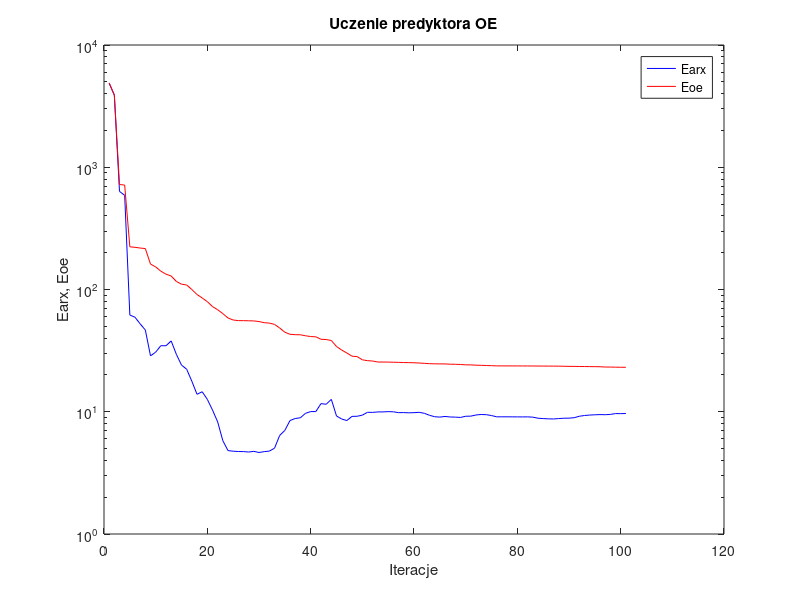
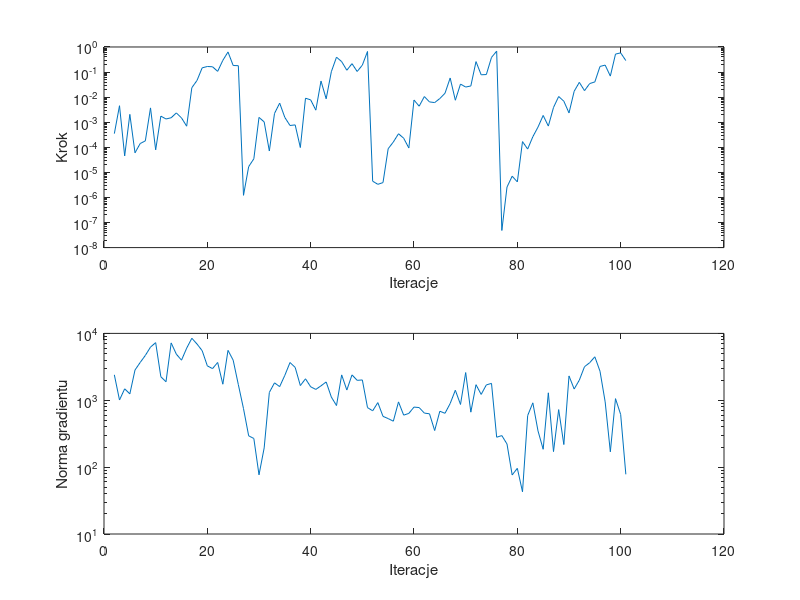

MATLAB code to generate these figures, in order:
%uczenie predyktora oe
clear all;
n=0; farx(n+1)=4.874185e+003; foe(n+1)=4.893076e+003; wspucz(n+1)=0.000000e+000; ng(n+1)=0.000000e+000;
%odnowa zmiennej metryki
n=1; farx(n+1)=3.886867e+003; foe(n+1)=3.894868e+003; krok(n+1)=3.505202e-004; ng(n+1)=2.400890e+003;
n=2; farx(n+1)=6.344322e+002; foe(n+1)=7.218840e+002; krok(n+1)=4.546520e-003; ng(n+1)=1.008688e+003;
n=3; farx(n+1)=5.895591e+002; foe(n+1)=7.153517e+002; krok(n+1)=4.532526e-005; ng(n+1)=1.482625e+003;
n=4; farx(n+1)=6.183981e+001; foe(n+1)=2.234703e+002; krok(n+1)=2.055256e-003; ng(n+1)=1.245766e+003;
n=5; farx(n+1)=5.929928e+001; foe(n+1)=2.213875e+002; krok(n+1)=6.024230e-005; ng(n+1)=2.833719e+003;
n=6; farx(n+1)=5.234689e+001; foe(n+1)=2.183452e+002; krok(n+1)=1.409239e-004; ng(n+1)=3.672062e+003;
n=7; farx(n+1)=4.663621e+001; foe(n+1)=2.162132e+002; krok(n+1)=1.802468e-004; ng(n+1)=4.683532e+003;
n=8; farx(n+1)=2.864190e+001; foe(n+1)=1.613773e+002; krok(n+1)=3.722051e-003; ng(n+1)=6.237835e+003;
n=9; farx(n+1)=3.073124e+001; foe(n+1)=1.530782e+002; krok(n+1)=7.910691e-005; ng(n+1)=7.272770e+003;
n=10; farx(n+1)=3.470051e+001; foe(n+1)=1.412196e+002; krok(n+1)=1.749592e-003; ng(n+1)=2.247425e+003;
n=11; farx(n+1)=3.466722e+001; foe(n+1)=1.334331e+002; krok(n+1)=1.345435e-003; ng(n+1)=1.891541e+003;
n=12; farx(n+1)=3.795733e+001; foe(n+1)=1.290237e+002; krok(n+1)=1.506590e-003; ng(n+1)=7.203997e+003;
n=13; farx(n+1)=2.952878e+001; foe(n+1)=1.164756e+002; krok(n+1)=2.344633e-003; ng(n+1)=4.890965e+003;
n=14; farx(n+1)=2.409672e+001; foe(n+1)=1.105598e+002; krok(n+1)=1.486749e-003; ng(n+1)=3.975760e+003;
n=15; farx(n+1)=2.227378e+001; foe(n+1)=1.088699e+002; krok(n+1)=6.946998e-004; ng(n+1)=6.013243e+003;
n=16; farx(n+1)=1.776869e+001; foe(n+1)=9.996440e+001; krok(n+1)=2.384691e-002; ng(n+1)=8.455618e+003;
n=17; farx(n+1)=1.389278e+001; foe(n+1)=9.101625e+001; krok(n+1)=4.614317e-002; ng(n+1)=6.938715e+003;
n=18; farx(n+1)=1.457612e+001; foe(n+1)=8.531722e+001; krok(n+1)=1.474115e-001; ng(n+1)=5.514935e+003;
n=19; farx(n+1)=1.263094e+001; foe(n+1)=7.949336e+001; krok(n+1)=1.666377e-001; ng(n+1)=3.269335e+003;
n=20; farx(n+1)=1.032710e+001; foe(n+1)=7.253794e+001; krok(n+1)=1.627922e-001; ng(n+1)=2.973695e+003;
n=21; farx(n+1)=8.260379e+000; foe(n+1)=6.831122e+001; krok(n+1)=1.067078e-001; ng(n+1)=3.674988e+003;
n=22; farx(n+1)=5.798759e+000; foe(n+1)=6.349711e+001; krok(n+1)=2.928871e-001; ng(n+1)=1.737902e+003;
n=23; farx(n+1)=4.811456e+000; foe(n+1)=5.843820e+001; krok(n+1)=6.321212e-001; ng(n+1)=5.574509e+003;
n=24; farx(n+1)=4.757166e+000; foe(n+1)=5.631019e+001; krok(n+1)=1.827549e-001; ng(n+1)=3.977084e+003;
n=25; farx(n+1)=4.728722e+000; foe(n+1)=5.565138e+001; krok(n+1)=1.794664e-001; ng(n+1)=1.712873e+003;
%odnowa zmiennej metryki
n=26; farx(n+1)=4.722309e+000; foe(n+1)=5.560988e+001; krok(n+1)=1.215283e-006; ng(n+1)=7.494469e+002;
n=27; farx(n+1)=4.684534e+000; foe(n+1)=5.549983e+001; krok(n+1)=1.693774e-005; ng(n+1)=2.937448e+002;
n=28; farx(n+1)=4.742462e+000; foe(n+1)=5.531840e+001; krok(n+1)=3.476335e-005; ng(n+1)=2.683246e+002;
n=29; farx(n+1)=4.642651e+000; foe(n+1)=5.469185e+001; krok(n+1)=1.554197e-003; ng(n+1)=7.670948e+001;
n=30; farx(n+1)=4.716938e+000; foe(n+1)=5.353935e+001; krok(n+1)=1.029641e-003; ng(n+1)=1.939187e+002;
n=31; farx(n+1)=4.766150e+000; foe(n+1)=5.311157e+001; krok(n+1)=7.110078e-005; ng(n+1)=1.309025e+003;
n=32; farx(n+1)=5.029897e+000; foe(n+1)=5.183824e+001; krok(n+1)=2.232322e-003; ng(n+1)=1.821194e+003;
n=33; farx(n+1)=6.400089e+000; foe(n+1)=4.843699e+001; krok(n+1)=5.770731e-003; ng(n+1)=1.600053e+003;
n=34; farx(n+1)=7.033911e+000; foe(n+1)=4.473803e+001; krok(n+1)=1.548346e-003; ng(n+1)=2.360055e+003;
n=35; farx(n+1)=8.474301e+000; foe(n+1)=4.301469e+001; krok(n+1)=7.394073e-004; ng(n+1)=3.667809e+003;
n=36; farx(n+1)=8.804858e+000; foe(n+1)=4.269673e+001; krok(n+1)=7.819157e-004; ng(n+1)=3.101355e+003;
n=37; farx(n+1)=8.928109e+000; foe(n+1)=4.262457e+001; krok(n+1)=9.773247e-005; ng(n+1)=1.658434e+003;
n=38; farx(n+1)=9.710656e+000; foe(n+1)=4.185049e+001; krok(n+1)=9.069100e-003; ng(n+1)=2.094574e+003;
n=39; farx(n+1)=1.003272e+001; foe(n+1)=4.121309e+001; krok(n+1)=7.777754e-003; ng(n+1)=1.589302e+003;
n=40; farx(n+1)=1.003522e+001; foe(n+1)=4.102112e+001; krok(n+1)=3.026819e-003; ng(n+1)=1.453089e+003;
n=41; farx(n+1)=1.166127e+001; foe(n+1)=3.915124e+001; krok(n+1)=4.388300e-002; ng(n+1)=1.644318e+003;
n=42; farx(n+1)=1.151171e+001; foe(n+1)=3.897205e+001; krok(n+1)=8.580693e-003; ng(n+1)=1.878680e+003;
n=43; farx(n+1)=1.262714e+001; foe(n+1)=3.825830e+001; krok(n+1)=1.032026e-001; ng(n+1)=1.117000e+003;
n=44; farx(n+1)=9.234028e+000; foe(n+1)=3.419248e+001; krok(n+1)=3.923690e-001; ng(n+1)=8.339942e+002;
n=45; farx(n+1)=8.726777e+000; foe(n+1)=3.197390e+001; krok(n+1)=2.606847e-001; ng(n+1)=2.395123e+003;
n=46; farx(n+1)=8.471686e+000; foe(n+1)=3.024381e+001; krok(n+1)=1.181740e-001; ng(n+1)=1.422159e+003;
n=47; farx(n+1)=9.166658e+000; foe(n+1)=2.848474e+001; krok(n+1)=2.164743e-001; ng(n+1)=2.396300e+003;
n=48; farx(n+1)=9.183448e+000; foe(n+1)=2.826145e+001; krok(n+1)=1.053314e-001; ng(n+1)=1.985459e+003;
n=49; farx(n+1)=9.379878e+000; foe(n+1)=2.660527e+001; krok(n+1)=1.886278e-001; ng(n+1)=2.012988e+003;
n=50; farx(n+1)=9.898815e+000; foe(n+1)=2.617592e+001; krok(n+1)=6.622313e-001; ng(n+1)=7.765220e+002;
%odnowa zmiennej metryki
n=51; farx(n+1)=9.880183e+000; foe(n+1)=2.599627e+001; krok(n+1)=4.443799e-006; ng(n+1)=6.958954e+002;
n=52; farx(n+1)=9.966548e+000; foe(n+1)=2.551753e+001; krok(n+1)=3.336007e-006; ng(n+1)=9.225633e+002;
n=53; farx(n+1)=9.972213e+000; foe(n+1)=2.550757e+001; krok(n+1)=3.907906e-006; ng(n+1)=5.743806e+002;
n=54; farx(n+1)=1.002383e+001; foe(n+1)=2.548187e+001; krok(n+1)=8.763006e-005; ng(n+1)=5.321647e+002;
n=55; farx(n+1)=9.992227e+000; foe(n+1)=2.541144e+001; krok(n+1)=1.624345e-004; ng(n+1)=4.865763e+002;
n=56; farx(n+1)=9.835118e+000; foe(n+1)=2.535574e+001; krok(n+1)=3.467612e-004; ng(n+1)=9.453077e+002;
n=57; farx(n+1)=9.844618e+000; foe(n+1)=2.526002e+001; krok(n+1)=2.302017e-004; ng(n+1)=5.992946e+002;
n=58; farx(n+1)=9.799699e+000; foe(n+1)=2.522746e+001; krok(n+1)=9.374630e-005; ng(n+1)=6.358835e+002;
n=59; farx(n+1)=9.831214e+000; foe(n+1)=2.515144e+001; krok(n+1)=7.662549e-003; ng(n+1)=7.905401e+002;
n=60; farx(n+1)=9.893349e+000; foe(n+1)=2.505209e+001; krok(n+1)=4.352613e-003; ng(n+1)=7.775549e+002;
n=61; farx(n+1)=9.711660e+000; foe(n+1)=2.488928e+001; krok(n+1)=1.053841e-002; ng(n+1)=6.431602e+002;
n=62; farx(n+1)=9.356441e+000; foe(n+1)=2.472796e+001; krok(n+1)=6.450159e-003; ng(n+1)=6.273903e+002;
n=63; farx(n+1)=9.106108e+000; foe(n+1)=2.465851e+001; krok(n+1)=6.065270e-003; ng(n+1)=3.523927e+002;
n=64; farx(n+1)=9.041520e+000; foe(n+1)=2.463283e+001; krok(n+1)=8.806488e-003; ng(n+1)=6.854384e+002;
n=65; farx(n+1)=9.151752e+000; foe(n+1)=2.461505e+001; krok(n+1)=1.429000e-002; ng(n+1)=6.384476e+002;
n=66; farx(n+1)=9.062415e+000; foe(n+1)=2.449015e+001; krok(n+1)=5.801457e-002; ng(n+1)=8.945195e+002;
n=67; farx(n+1)=9.036820e+000; foe(n+1)=2.444878e+001; krok(n+1)=7.527268e-003; ng(n+1)=1.412700e+003;
n=68; farx(n+1)=8.982985e+000; foe(n+1)=2.435546e+001; krok(n+1)=3.320390e-002; ng(n+1)=8.655109e+002;
n=69; farx(n+1)=9.188464e+000; foe(n+1)=2.419662e+001; krok(n+1)=2.525939e-002; ng(n+1)=2.596156e+003;
n=70; farx(n+1)=9.206719e+000; foe(n+1)=2.418482e+001; krok(n+1)=2.788265e-002; ng(n+1)=6.638951e+002;
n=71; farx(n+1)=9.411934e+000; foe(n+1)=2.404077e+001; krok(n+1)=2.611580e-001; ng(n+1)=1.709712e+003;
n=72; farx(n+1)=9.498137e+000; foe(n+1)=2.397942e+001; krok(n+1)=7.786028e-002; ng(n+1)=1.222820e+003;
n=73; farx(n+1)=9.462977e+000; foe(n+1)=2.389622e+001; krok(n+1)=7.959957e-002; ng(n+1)=1.697392e+003;
n=74; farx(n+1)=9.309294e+000; foe(n+1)=2.381960e+001; krok(n+1)=3.839848e-001; ng(n+1)=1.787845e+003;
n=75; farx(n+1)=9.090594e+000; foe(n+1)=2.372361e+001; krok(n+1)=6.809733e-001; ng(n+1)=2.801191e+002;
%odnowa zmiennej metryki
n=76; farx(n+1)=9.090972e+000; foe(n+1)=2.372323e+001; krok(n+1)=4.816024e-008; ng(n+1)=2.962926e+002;
n=77; farx(n+1)=9.090420e+000; foe(n+1)=2.371330e+001; krok(n+1)=2.597363e-006; ng(n+1)=2.216406e+002;
n=78; farx(n+1)=9.084585e+000; foe(n+1)=2.371021e+001; krok(n+1)=7.026980e-006; ng(n+1)=7.639085e+001;
n=79; farx(n+1)=9.078988e+000; foe(n+1)=2.370718e+001; krok(n+1)=4.167023e-006; ng(n+1)=9.597223e+001;
n=80; farx(n+1)=9.073748e+000; foe(n+1)=2.369081e+001; krok(n+1)=1.684609e-004; ng(n+1)=4.278209e+001;
n=81; farx(n+1)=9.084271e+000; foe(n+1)=2.368483e+001; krok(n+1)=8.489916e-005; ng(n+1)=5.909666e+002;
n=82; farx(n+1)=9.033754e+000; foe(n+1)=2.368036e+001; krok(n+1)=2.638590e-004; ng(n+1)=9.154111e+002;
n=83; farx(n+1)=8.852290e+000; foe(n+1)=2.365256e+001; krok(n+1)=6.399708e-004; ng(n+1)=3.481686e+002;
n=84; farx(n+1)=8.793377e+000; foe(n+1)=2.364317e+001; krok(n+1)=1.860699e-003; ng(n+1)=1.849395e+002;
n=85; farx(n+1)=8.751319e+000; foe(n+1)=2.363540e+001; krok(n+1)=7.010405e-004; ng(n+1)=1.292305e+003;
n=86; farx(n+1)=8.729420e+000; foe(n+1)=2.362192e+001; krok(n+1)=3.868579e-003; ng(n+1)=1.706933e+002;
n=87; farx(n+1)=8.795053e+000; foe(n+1)=2.360451e+001; krok(n+1)=1.058808e-002; ng(n+1)=7.247421e+002;
n=88; farx(n+1)=8.851578e+000; foe(n+1)=2.355995e+001; krok(n+1)=6.884472e-003; ng(n+1)=2.177028e+002;
n=89; farx(n+1)=8.865485e+000; foe(n+1)=2.350934e+001; krok(n+1)=2.343845e-003; ng(n+1)=2.311511e+003;
n=90; farx(n+1)=8.938558e+000; foe(n+1)=2.349676e+001; krok(n+1)=1.716139e-002; ng(n+1)=1.473086e+003;
n=91; farx(n+1)=9.189523e+000; foe(n+1)=2.345959e+001; krok(n+1)=3.882853e-002; ng(n+1)=2.002691e+003;
n=92; farx(n+1)=9.315707e+000; foe(n+1)=2.343889e+001; krok(n+1)=1.815807e-002; ng(n+1)=3.176478e+003;
n=93; farx(n+1)=9.396543e+000; foe(n+1)=2.340348e+001; krok(n+1)=3.467713e-002; ng(n+1)=3.643360e+003;
n=94; farx(n+1)=9.444451e+000; foe(n+1)=2.337371e+001; krok(n+1)=4.048730e-002; ng(n+1)=4.466914e+003;
n=95; farx(n+1)=9.479878e+000; foe(n+1)=2.335244e+001; krok(n+1)=1.674643e-001; ng(n+1)=2.718257e+003;
n=96; farx(n+1)=9.457614e+000; foe(n+1)=2.321953e+001; krok(n+1)=1.892883e-001; ng(n+1)=9.454104e+002;
n=97; farx(n+1)=9.511578e+000; foe(n+1)=2.320853e+001; krok(n+1)=6.900644e-002; ng(n+1)=1.695228e+002;
n=98; farx(n+1)=9.661922e+000; foe(n+1)=2.315643e+001; krok(n+1)=5.202472e-001; ng(n+1)=1.057526e+003;
n=99; farx(n+1)=9.650297e+000; foe(n+1)=2.312356e+001; krok(n+1)=5.821767e-001; ng(n+1)=6.127004e+002;
n=100; farx(n+1)=9.677948e+000; foe(n+1)=2.309670e+001; krok(n+1)=2.869393e-001; ng(n+1)=7.806247e+001;

figure; semilogy(farx,'b'); hold on; semilogy(foe,'r'); xlabel('Iteracje'); ylabel('Earx, Eoe'); legend('Earx','Eoe'); title('Uczenie predyktora OE');
figure; subplot(2,1,1); semilogy(krok); xlabel('Iteracje'); ylabel('Krok');
subplot(2,1,2); semilogy(ng); xlabel('Iteracje'); ylabel('Norma gradientu');
Earx=farx(n+1)
Eoe=foe(n+1)
